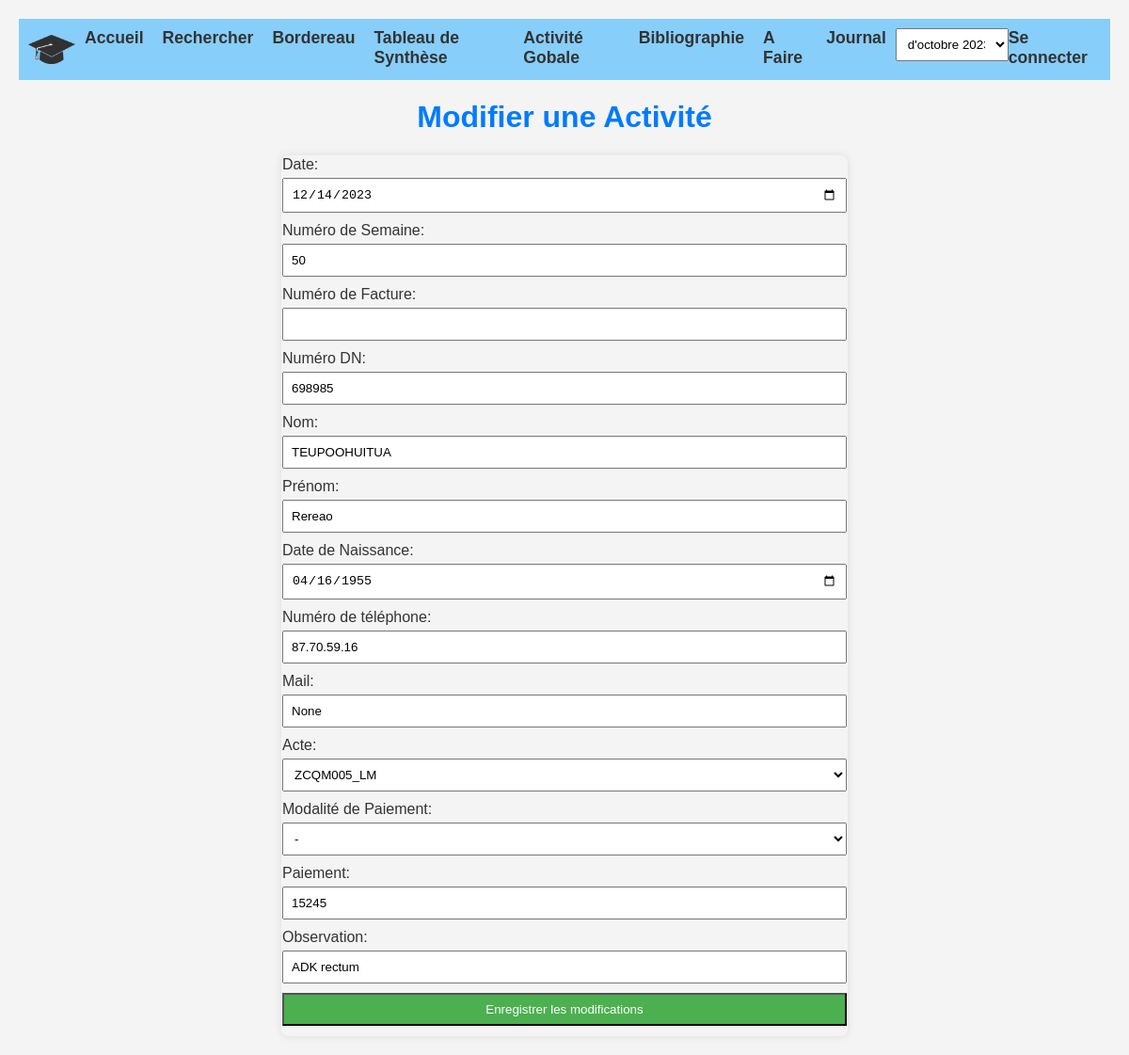
Before: /modifier/242 with the older database file.
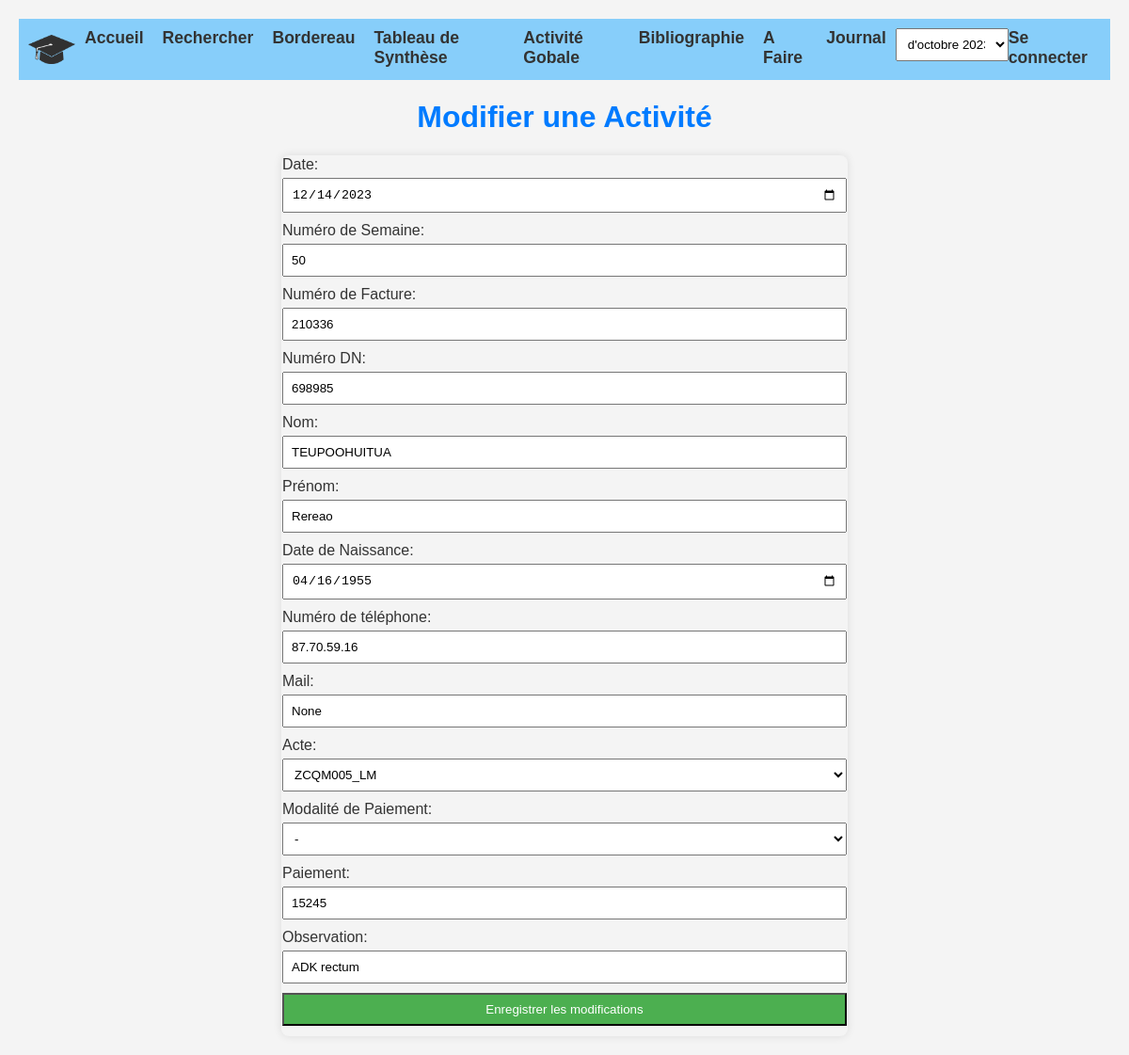
After: the same page with the newer database file.
### app.py (models this page shows)
class Activite(db.Model):
    id = db.Column(db.Integer, primary_key=True)
    date = db.Column(db.Date, nullable=False)
    numero_semaine = db.Column(db.Integer)
    numero_facture = db.Column(db.Integer, nullable=False)
    dn = db.Column(db.Integer, nullable=False)
    nom = db.Column(db.String(50), nullable=False)
    prenom = db.Column(db.String(50), nullable=False)
    date_naissance = db.Column(db.Date, nullable=False)
    numero_telephone = db.Column(db.String(20), nullable=True)
    mail = db.Column(db.String(30), nullable=True)
    acte = db.Column(db.String(100), nullable=False)
    modalite_paiement = db.Column(db.String(50), nullable=False)
    paiement = db.Column(db.Integer, nullable=False)
    observation = db.Column(db.String(255))
    paiement_cps = db.Column(db.Integer, nullable=False)

### app.py (the view, shortened to what this page needs)
@app.route('/modifier/<int:id>', methods=['GET', 'POST'])
def modifier(id):
    activite = Activite.query.get(id)
    return render_template('modifier.html', activite=activite)

### templates/modifier.html (shortened to what this page needs)
{% extends "base.html" %}
{% block content %}
<!DOCTYPE html>
<html lang="en">
<head>
</head>
<body>
    <h1 class="center-text">Modifier une Activité</h1>
    <form method="POST" action="{{ url_for('modifier', id=activite.id) }}">
        <label for="date">Date:</label>
        <input type="date" id="date" name="date" value="{{ activite.date }}" required>
        <br>
        <label for="numero_semaine">Numéro de Semaine:</label>
        <input type="text" id="numero_semaine" name="numero_semaine" value="{{ activite.numero_semaine }}" required>
        <br>
        <label for="numero_facture">Numéro de Facture:</label>
        <input type="text" id="numero_facture" name="numero_facture" value="{{ activite.numero_facture }}">
        <br>
        <label for="dn">Numéro DN:</label>
        <input type="text" id="dn" name="dn" value="{{ activite.dn }}" required>
        <br>
        <label for="nom">Nom:</label>
        <input type="text" id="nom" name="nom" value="{{ activite.nom }}" required>
        <br>
        <label for="prenom">Prénom:</label>
        <input type="text" id="prenom" name="prenom" value="{{ activite.prenom }}" required>
        <br>
        <label for="date_naissance">Date de Naissance:</label>
        <input type="date" id="date_naissance" name="date_naissance" value="{{ activite.date_naissance }}" required>
        <br>
        <label for="numero_telephone">Numéro de téléphone:</label>
        <input type="text" id="numero_telephone" name="numero_telephone" value="{{ activite.numero_telephone }}" required>
        <br>
        <label for="mail">Mail:</label>
        <input type="text" id="mail" name="mail" value="{{ activite.mail }}" required>
        <br>
        <label for="acte">Acte:</label>
        <select id="acte" name="acte" required>
        <option value="ZCQM005_LM" {{ 'selected' if activite.acte == 'ZCQM005_LM' }}>ZCQM005_LM</option>
        </select>
        <br>
        <label for="modalite_paiement">Modalité de Paiement:</label>
        <select id="modalite_paiement" name="modalite_paiement" required>
        <option value="-" {{ 'selected' if activite.acte == '-' }}>-</option>
        </select>
        <br>
        <label for="paiement">Paiement:</label>
        <input type="text" id="paiement" name="paiement" value="{{ activite.paiement }}">
        <br>
        <label for="observation">Observation:</label>
        <input type="text" id="observation" name="observation" value="{{ activite.observation }}">
        <br>
        <input type="submit" value="Enregistrer les modifications">
    </form>
</body>
</html>
{% endblock %}

Changed rows visible on the page:
changed Activite "TEUPOOHUITUA": numero_facture (not shown) → "210336"
